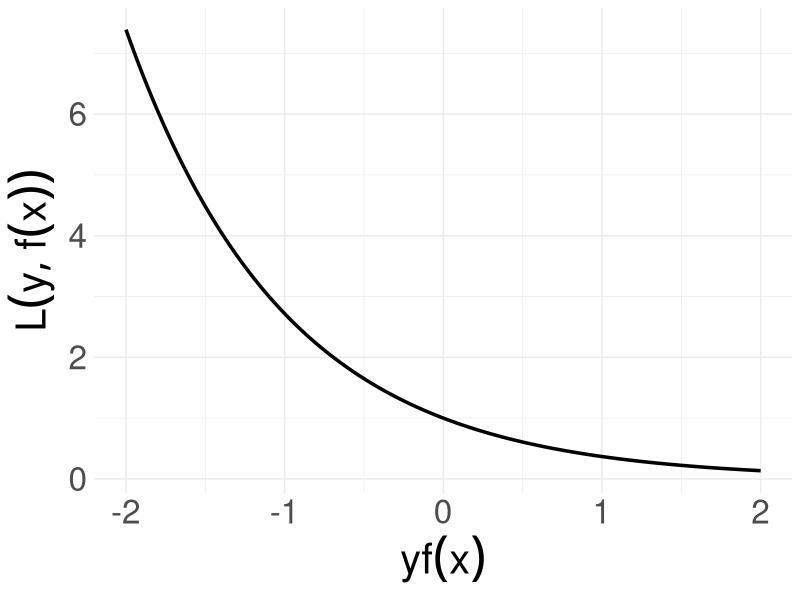

Write the R code that produced this figure. (Note: this script raises an error after producing the figure.)
# ------------------------------------------------------------------------------
# FIG: EXPONENTIAL LOSS
# ------------------------------------------------------------------------------

library(ggplot2)

# DATA -------------------------------------------------------------------------

x <- seq(-2L, 2L, by = 0.01)
y <- exp(-x)

# PLOTS ------------------------------------------------------------------------

p <- ggplot2::ggplot(data.frame(x, y), aes(x = x, y = y)) + 
  geom_line(size = 1.2) +
  xlab(expression(yf(x))) +
  ylab(expression(L(y, f(x)))) + 
  theme_minimal() +
  theme(text = element_text(size = 30L))

ggplot2::ggsave(
  "../figure/plot_loss_exponential.png", 
  p, 
  height = 4L, 
  width = 12L)
